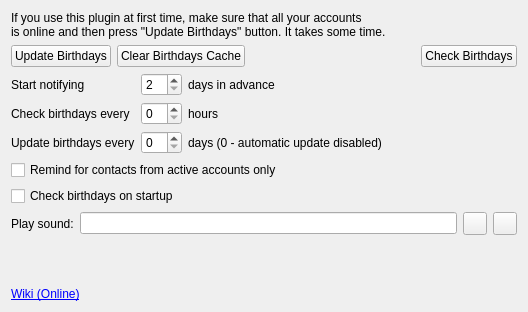
<?xml version="1.0" encoding="UTF-8"?>
<ui version="4.0">
 <class>Options</class>
 <widget class="QWidget" name="Options">
  <property name="geometry">
   <rect>
    <x>0</x>
    <y>0</y>
    <width>528</width>
    <height>312</height>
   </rect>
  </property>
  <property name="windowTitle">
   <string>Form</string>
  </property>
  <layout class="QVBoxLayout" name="verticalLayout">
   <item>
    <widget class="QLabel" name="label">
     <property name="text">
      <string>If you use this plugin at first time, make sure that all your accounts
is online and then press &quot;Update Birthdays&quot; button. It takes some time.</string>
     </property>
    </widget>
   </item>
   <item>
    <layout class="QHBoxLayout" name="horizontalLayout">
     <item>
      <widget class="QPushButton" name="pb_update">
       <property name="text">
        <string>Update Birthdays</string>
       </property>
      </widget>
     </item>
     <item>
      <widget class="QPushButton" name="pb_clear_cache">
       <property name="text">
        <string>Clear Birthdays Cache</string>
       </property>
      </widget>
     </item>
     <item>
      <spacer name="horizontalSpacer">
       <property name="orientation">
        <enum>Qt::Horizontal</enum>
       </property>
       <property name="sizeHint" stdset="0">
        <size>
         <width>40</width>
         <height>20</height>
        </size>
       </property>
      </spacer>
     </item>
     <item>
      <widget class="QPushButton" name="pb_check">
       <property name="text">
        <string>Check Birthdays</string>
       </property>
      </widget>
     </item>
    </layout>
   </item>
   <item>
    <layout class="QGridLayout" name="gridLayout">
     <item row="0" column="0">
      <widget class="QLabel" name="label_2">
       <property name="text">
        <string>Start notifying</string>
       </property>
      </widget>
     </item>
     <item row="0" column="1">
      <widget class="QSpinBox" name="sb_start">
       <property name="minimum">
        <number>2</number>
       </property>
       <property name="maximum">
        <number>60</number>
       </property>
      </widget>
     </item>
     <item row="0" column="2">
      <widget class="QLabel" name="label_3">
       <property name="text">
        <string>days in advance</string>
       </property>
      </widget>
     </item>
     <item row="1" column="0">
      <widget class="QLabel" name="label_4">
       <property name="text">
        <string>Check birthdays every</string>
       </property>
      </widget>
     </item>
     <item row="1" column="1">
      <widget class="QSpinBox" name="sb_check_interval">
       <property name="maximum">
        <number>24</number>
       </property>
      </widget>
     </item>
     <item row="1" column="2">
      <widget class="QLabel" name="label_5">
       <property name="text">
        <string>hours</string>
       </property>
      </widget>
     </item>
     <item row="2" column="0">
      <widget class="QLabel" name="label_6">
       <property name="text">
        <string>Update birthdays every</string>
       </property>
      </widget>
     </item>
     <item row="2" column="1">
      <widget class="QSpinBox" name="sb_update_interval"/>
     </item>
     <item row="2" column="2">
      <widget class="QLabel" name="label_7">
       <property name="text">
        <string>days (0 - automatic update disabled)</string>
       </property>
      </widget>
     </item>
     <item row="2" column="3">
      <spacer name="horizontalSpacer_2">
       <property name="orientation">
        <enum>Qt::Horizontal</enum>
       </property>
       <property name="sizeHint" stdset="0">
        <size>
         <width>40</width>
         <height>20</height>
        </size>
       </property>
      </spacer>
     </item>
    </layout>
   </item>
   <item>
    <widget class="QCheckBox" name="cb_active_accounts">
     <property name="text">
      <string>Remind for contacts from active accounts only</string>
     </property>
    </widget>
   </item>
   <item>
    <widget class="QCheckBox" name="cb_startupcheck">
     <property name="text">
      <string>Check birthdays on startup</string>
     </property>
    </widget>
   </item>
   <item>
    <layout class="QHBoxLayout" name="horizontalLayout_2">
     <item>
      <widget class="QLabel" name="label_8">
       <property name="text">
        <string>Play sound:</string>
       </property>
      </widget>
     </item>
     <item>
      <widget class="QLineEdit" name="le_sound"/>
     </item>
     <item>
      <widget class="QToolButton" name="tb_get">
       <property name="text">
        <string/>
       </property>
      </widget>
     </item>
     <item>
      <widget class="QToolButton" name="tb_check">
       <property name="text">
        <string/>
       </property>
      </widget>
     </item>
    </layout>
   </item>
   <item>
    <spacer name="verticalSpacer_2">
     <property name="orientation">
      <enum>Qt::Vertical</enum>
     </property>
     <property name="sizeHint" stdset="0">
      <size>
       <width>0</width>
       <height>0</height>
      </size>
     </property>
    </spacer>
   </item>
   <item>
    <spacer name="verticalSpacer">
     <property name="orientation">
      <enum>Qt::Vertical</enum>
     </property>
     <property name="sizeHint" stdset="0">
      <size>
       <width>0</width>
       <height>0</height>
      </size>
     </property>
    </spacer>
   </item>
   <item>
    <widget class="QLabel" name="wiki">
     <property name="text">
      <string>&lt;a href=&quot;https://psi-plus.com/wiki/plugins#birthday_reminder_plugin&quot;&gt;Wiki (Online)&lt;/a&gt;</string>
     </property>
     <property name="openExternalLinks">
      <bool>true</bool>
     </property>
    </widget>
   </item>
  </layout>
 </widget>
 <resources/>
 <connections/>
</ui>
